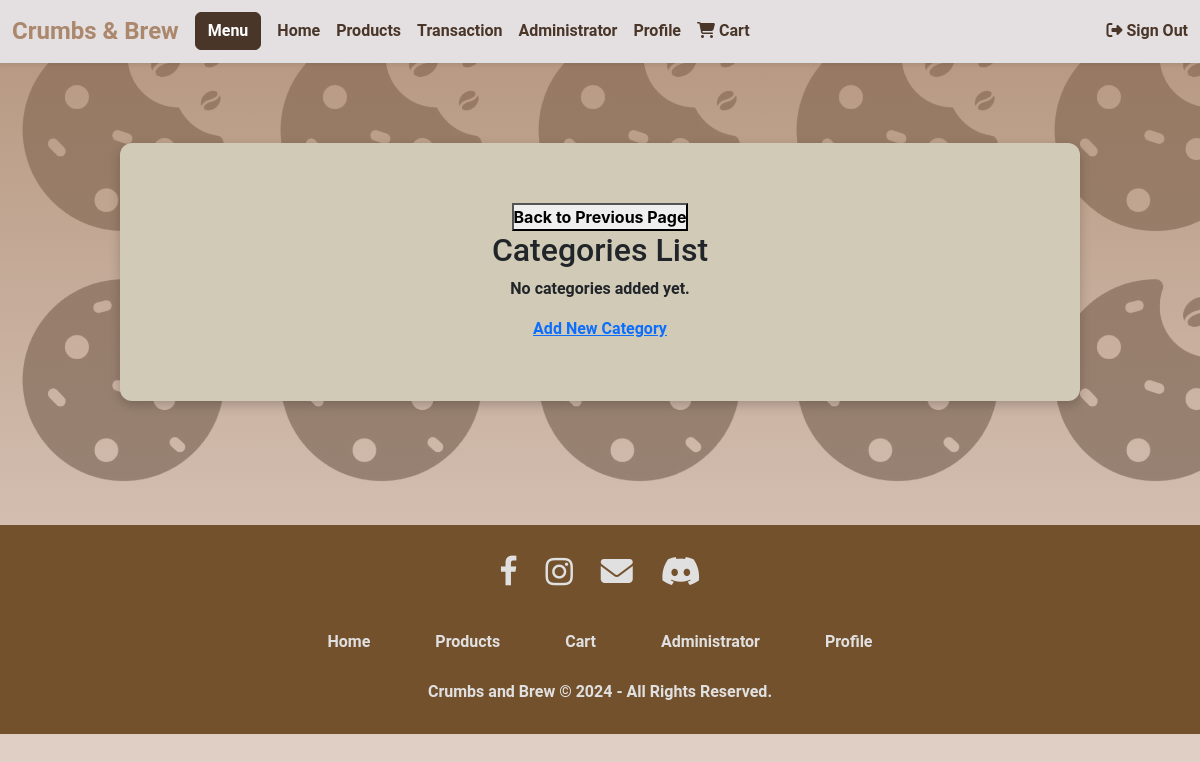
Page /view_category.php on the earlier database version.
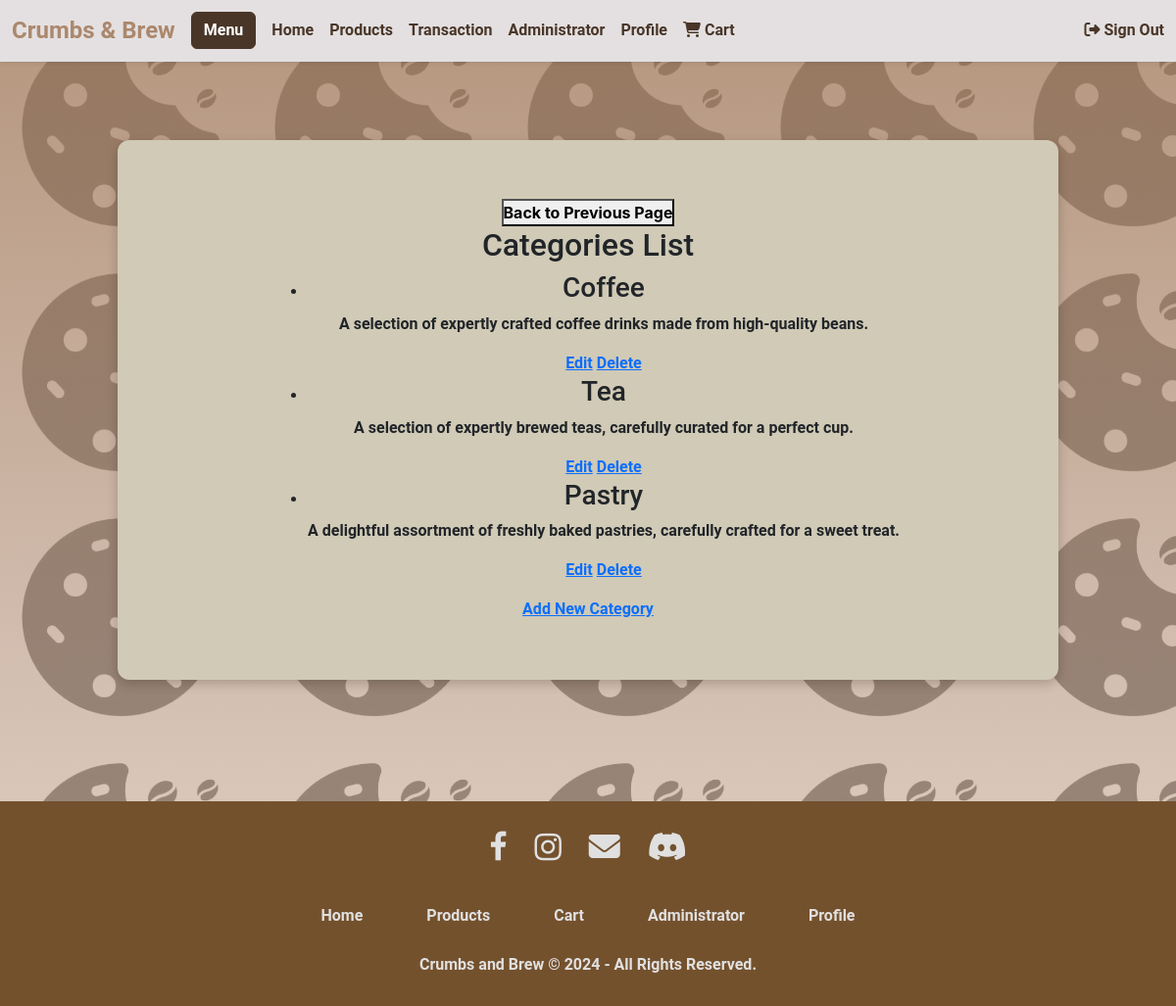
Same page on the later database version.
### tables this page shows
CREATE TABLE `categories` (
  `category_id` int(11) NOT NULL,
  `category_name` varchar(255) NOT NULL,
  `category_description` text DEFAULT NULL,
  `created_at` timestamp NOT NULL DEFAULT current_timestamp(),
  `updated_at` timestamp NOT NULL DEFAULT current_timestamp() ON UPDATE current_timestamp()
);

### view_category.php (the view, shortened to what this page needs)
<?php
include 'includes/header.php';
include('db/db_connection.php');
$query = "SELECT * FROM categories";
$result = mysqli_query($conn, $query);
?>
<!DOCTYPE html>
<html lang="en">
<head>
</head>
<body>
    <div class="container-1">
    <button onclick="window.history.back()">Back to Previous Page</button>
    <h2>Categories List</h2>
        <?php if (mysqli_num_rows($result) > 0) : ?>
            <ul>
                <?php while ($category = mysqli_fetch_assoc($result)) : ?>
                    <li>
                        <h3><?php echo $category['category_name']; ?></h3>
                        <p><?php echo $category['category_description']; ?></p>
                        <a href="edit_category.php?id=<?php echo $category['category_id']; ?>">Edit</a>
                        <a href="delete_category.php?id=<?php echo $category['category_id']; ?>">Delete</a>
                    </li>
                <?php endwhile; ?>
            </ul>
        <?php else: ?>
            <p>No categories added yet.</p>
        <?php endif; ?>
        <a href="edit_category.php">Add New Category</a>
    </div>
</body>
<footer>
    <?php
        include 'includes/footer.php';
    ?>
</footer>
</html>

Differences in the rows shown:
added categories: category_name "Coffee", category_description "A selection of expertly crafted coffee drinks made from high-quality beans."
added categories: category_name "Tea", category_description "A selection of expertly brewed teas, carefully curated for a perfect cup."
added categories: category_name "Pastry", category_description "A delightful assortment of freshly baked pastries, carefully crafted for a sweet treat."
Other differences:
text no longer shown: "No categories added yet."
